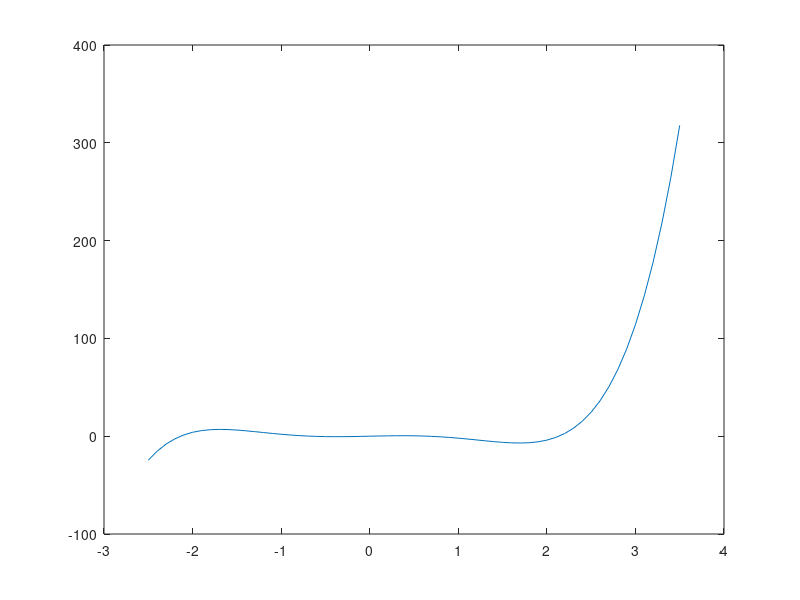

MATLAB code for this plot:
%Aufgabe1
matrix = [15 30 44 55 1; 50 19 25 99 32; 12 6 10 5 2; 60 54 3 14 6]



%Aufgabe2 
x_values = linspace(0,2*pi,110)


%Aufgabe3
y_values_sin= sin(x_values)
y_values_cos = cos(x_values)

%Aufgabe4
hold on
plot(x_values, y_values_sin, 'k:','linewidth',3)
plot(x_values, y_values_cos, 'g-o')
hold off 

%Aufgabe5
x= -2.5:0.1:3.5
y = x.^5-5*x.^3+2*x 
plot (x,y)

%Aufgabe6
temp1= matrix(1:3,1:3)
tempRight = [temp1(:,2), temp1(:,1), temp1(:,3)]
A = 10*eye(3,3)+ tempRight


%Aufgabe7 

B= [3 1 ; 5 4]
cVek = [ 5;13]


xVek = cVek./B

%Aufgabe8
C= [2 3; 1 4]
D= [2 1; 4 3]

Res = C*D







